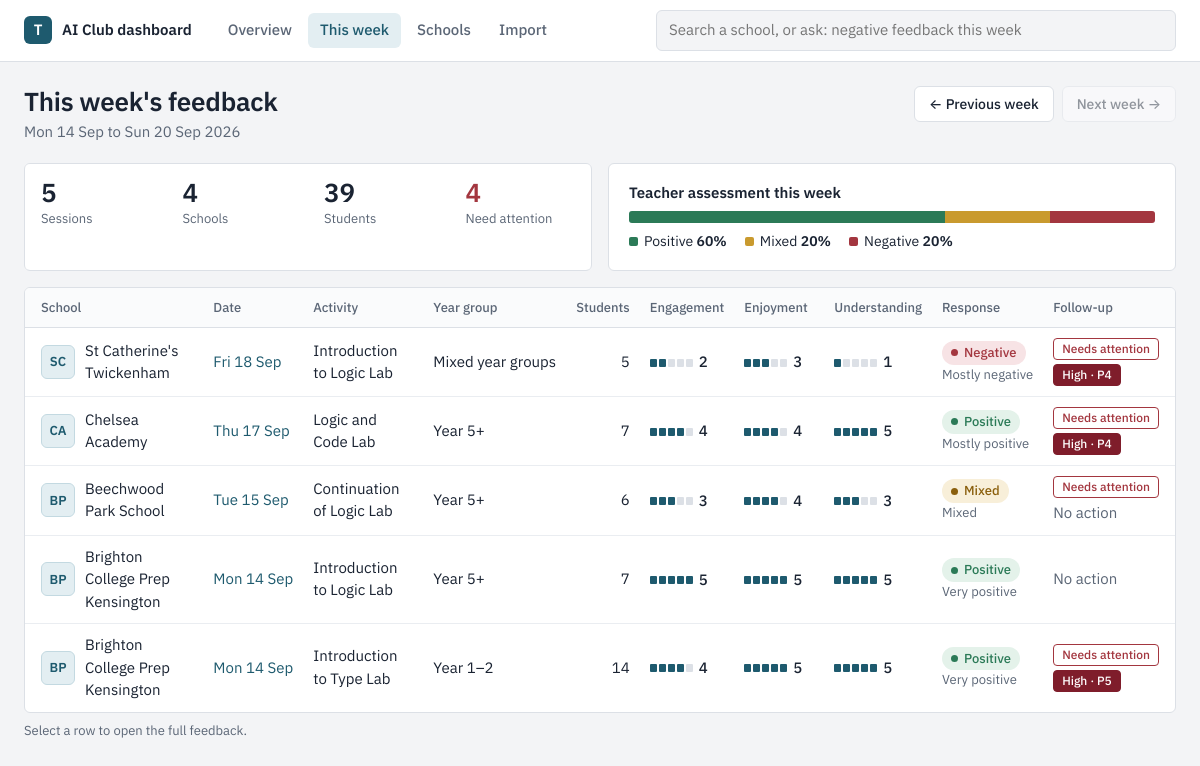
Page /week on the committed database.
### tables this page shows
CREATE TABLE comments (
    session_id        INTEGER PRIMARY KEY REFERENCES sessions(session_id) ON DELETE CASCADE,
    positive_comment  TEXT,
    negative_comment  TEXT,
    evidence          TEXT,
    teacher_reflection TEXT,                      -- not on the current form; nullable
    action_category   TEXT,
    action_required   TEXT,
    priority          INTEGER,
    action_status     TEXT NOT NULL DEFAULT 'none',  -- none | open | done
    action_owner      TEXT,
    action_closed_at  TEXT,
    sensitivity_flag  INTEGER NOT NULL DEFAULT 0
);

CREATE TABLE schools (
    school_id    TEXT PRIMARY KEY,               -- SCH001, SCH002 ...
    name         TEXT NOT NULL UNIQUE,           -- official name
    short_name   TEXT,
    logo_path    TEXT,                           -- relative to /static
    address      TEXT,
    postcode     TEXT,
    phone        TEXT,
    club_days    TEXT,
    term_start   TEXT,
    term_end     TEXT,
    active       INTEGER NOT NULL DEFAULT 1,
    reviewed_by  TEXT,
    reviewed_at  TEXT,                           -- ISO date the info sheet was last reviewed
    created_at   TEXT NOT NULL DEFAULT CURRENT_TIMESTAMP
);

CREATE TABLE feedback (
    session_id           INTEGER PRIMARY KEY REFERENCES sessions(session_id) ON DELETE CASCADE,
    engagement           INTEGER,
    enjoyment            INTEGER,
    understanding        INTEGER,
    difficulty           INTEGER,                 -- 1 too easy, 3 about right, 5 too hard (assumed)
    pace                 INTEGER,
    activity_quality     INTEGER,
    teacher_confidence   INTEGER,                 -- not on the current form; nullable
    student_response_raw TEXT,                    -- e.g. "Mostly positive"
    teacher_sentiment    TEXT,                    -- Positive | Mixed | Negative
    session_outcome      TEXT                     -- e.g. "Very well"
);

### app/main.py (the view)
@app.get("/week", response_class=HTMLResponse)
def week(request: Request, start: str | None = None, conn=Depends(db.get_conn)):
    current = monday_of(config.today())
    monday = monday_of(_to_date(start) or current)
    rows = Q.fetch_sessions(conn, week_start=monday.isoformat())
    prev_w, next_w = monday - timedelta(days=7), monday + timedelta(days=7)
    return render(
        request, "week.html", conn, active="week", rows=rows, monday=monday,
        sunday=monday + timedelta(days=6), is_current=monday == current,
        prev_url=f"/week?start={prev_w.isoformat()}",
        next_url=f"/week?start={next_w.isoformat()}" if next_w <= current else None,
        current_url="/week", k=Q.kpis(rows), dist=Q.sentiment_dist(rows))

### app/templates/week.html (shortened to what this page needs)
{% extends "base.html" %}
{% import "_m.html" as m %}
{% block content %}
<div class="page-head between">
  <div>
    <h1>{{ "This week's feedback" if is_current else "Feedback for the week" }}</h1>
    <p class="muted" style="margin:0">{{ monday|date('%a %d %b') }} to {{ sunday|date('%a %d %b %Y') }}</p>
  </div>
  <div class="noprint" style="display:flex;gap:8px;align-items:center;flex-wrap:wrap">
    <a class="btn" href="{{ prev_url }}" aria-label="Previous week">← Previous week</a>
    {% if next_url %}<a class="btn" href="{{ next_url }}">Next week →</a>{% else %}<span class="btn" aria-disabled="true" style="opacity:.45;cursor:default">Next week →</span>{% endif %}
  </div>
</div>
{% if rows %}
  <div class="grid g2" style="margin-bottom:16px">
    <div class="stats" style="grid-template-columns:repeat(4,1fr)">
      <div class="stat"><div class="n">{{ k.sessions }}</div><div class="l">Sessions</div></div>
      <div class="stat"><div class="n">{{ k.schools_reporting }}</div><div class="l">Schools</div></div>
      <div class="stat"><div class="n">{{ k.students }}</div><div class="l">Students</div></div>
      <div class="stat {{ 'warn' if k.attention }}"><div class="n">{{ k.attention }}</div><div class="l">Need attention</div></div>
    </div>
    <div class="panel"><h3>Teacher assessment this week</h3>{{ m.sbar(dist) }}</div>
  </div>
  <section class="panel flush">{{ m.sessions_table(rows) }}</section>
  <p class="small muted" style="margin-top:8px">Select a row to open the full feedback.</p>
{% else %}
  <section class="panel"><div class="empty">
    <p>No feedback recorded for this week yet.</p>
    <a class="btn" href="/admin/import">Import feedback</a>
  </div></section>
{% endif %}
{% endblock %}

### app/templates/_m.html (shortened to what this page needs)
{% macro logo(school, size='') %}
  {%- if school.logo_path -%}
    <img class="logo {{ size }}" src="/static/{{ school.logo_path }}" alt="{{ school.name or school.school_name }} logo">
  {%- else -%}
    {%- set words = (school.short_name or school.name or school.school_name or "?").replace("'", "").split() -%}
    <span class="logo mono {{ size }}" aria-hidden="true">{{ (words[0][0] ~ (words[1][0] if words|length > 1 else ''))|upper }}</span>
  {%- endif -%}
{% endmacro %}
{% macro school_cell(r) %}
  <span class="school-cell">{{ logo(r) }}<span>{{ r.school_name or r.name }}</span></span>
{% endmacro %}
{% macro sent(s) %}
  {%- if s == 'Positive' %}<span class="pill pos">Positive</span>
  {%- elif s == 'Negative' %}<span class="pill neg">Negative</span>
  {%- elif s == 'Mixed' %}<span class="pill mix">Mixed</span>
  {%- elif s == 'Neutral' %}<span class="pill neu">Neutral</span>
  {%- else %}<span class="muted">—</span>{% endif -%}
{% endmacro %}
{% macro prio(p, status) %}
  {%- if status == 'done' %}<span class="flag ok">Done</span>
  {%- elif not p and status != 'open' %}<span class="muted">No action</span>
  {%- elif p and p >= HIGH_PRIORITY %}<span class="flag high">High · P{{ p }}</span>
  {%- elif p %}<span class="flag soft">P{{ p }}</span>
  {%- else %}<span class="flag soft">Open</span>{% endif -%}
{% endmacro %}
{% macro meter(v) %}
  {%- if v is none %}<span class="muted">—</span>
  {%- else %}{% set n = v|round|int %}<span class="meter"><span class="segs" aria-hidden="true">{% for i in range(1, 6) %}<i class="{{ 'on' if i <= n }}"></i>{% endfor %}</span><b>{{ v }}</b></span>{% endif -%}
{% endmacro %}
{% macro attn(r) %}
  {%- if r.needs_attention %}<span class="flag" title="{{ r.reasons|join('; ') }}">Needs attention</span>{% endif -%}
{% endmacro %}
{% macro sbar(d, keys=('Positive','Mixed','Negative')) %}
  <div class="sbar" role="img" aria-label="{% for k in keys %}{{ k }} {{ d[k].pct }}%{{ ', ' if not loop.last }}{% endfor %}">
    {% for k in keys %}{% if d[k].pct %}<span class="{{ {'Positive':'pos','Mixed':'mix','Negative':'neg','Neutral':'neu'}[k] }}" style="width:{{ d[k].pct }}%"></span>{% endif %}{% endfor %}
  </div>
  <div class="legend">
    {% for k in keys %}<span><i class="k {{ {'Positive':'pos','Mixed':'mix','Negative':'neg','Neutral':'neu'}[k] }}"></i>{{ k }} <b>{{ d[k].pct }}%</b></span>{% endfor %}
  </div>
{% endmacro %}
{% macro sessions_table(rows, show_school=True) %}
<div class="scroll">
<table>
  <thead><tr>
    {% if show_school %}<th>School</th>{% endif %}
    <th>Date</th><th>Activity</th><th>Year group</th><th class="num">Students</th>
    <th>Engagement</th><th>Enjoyment</th><th>Understanding</th><th>Response</th><th>Follow-up</th>
  </tr></thead>
  <tbody>
  {% for r in rows %}
    <tr data-href="/sessions/{{ r.session_id }}">
      {% if show_school %}<td>{{ school_cell(r) }}</td>{% endif %}
      <td class="nowrap"><a href="/sessions/{{ r.session_id }}">{{ r.session_date|date('%a %d %b') }}</a></td>
      <td>{{ r.activity or '—' }}</td>
      <td class="nowrap">{{ r.year_group_label or '—' }}</td>
      <td class="num">{{ r.students_present if r.students_present is not none else '—' }}</td>
      <td>{{ meter(r.engagement) }}</td><td>{{ meter(r.enjoyment) }}</td><td>{{ meter(r.understanding) }}</td>
      <td class="resp">{{ sent(r.teacher_sentiment) }}{% if r.student_response_raw %}<div class="small muted">{{ r.student_response_raw }}</div>{% endif %}</td>
      <td><div class="stackf">{{ attn(r) }}{{ prio(r.priority, r.action_status) }}</div></td>
    </tr>
  {% endfor %}
  </tbody>
</table>
</div>
{% endmacro %}

### rows in the picture
comments: value "SC", name "St Catherine's Twickenham", activity "Introduction to Logic Lab", year_group_label "Mixed year groups", students_present "5", v "2 3 1", shows "Negative", student_response_raw "Mostly negative", priority "4"
comments: value "CA", name "Chelsea Academy", activity "Logic and Code Lab", year_group_label "Year 5+", students_present "7", v "4 4 5", shows "Positive", student_response_raw "Mostly positive", p "4"
comments: value "BP", name "Beechwood Park School", activity "Continuation of Logic Lab", year_group_label "Year 5+", students_present "6", session_id "3 4 3", shows "Mixed", student_response_raw "Mixed", action_status "No action"
comments: value "BP", name "Brighton College Prep Kensington", activity "Introduction to Logic Lab", year_group_label "Year 5+", students_present "7", v "5 5 5", shows "Positive", student_response_raw "Very positive", action_status "No action"
comments: value "BP", name "Brighton College Prep Kensington", activity "Introduction to Type Lab", year_group_label "Year 1–2", students_present "14", v "4 5 5", shows "Positive", student_response_raw "Very positive", priority "5"

### other values in the picture
{{ "This week's feedback" if is_current else "Feedback for the week" }} "This week's feedback"
{{ k.sessions }} "5"
{{ k.schools_reporting }} "4"
{{ k.students }} "39"
{{ k.attention }} "4"
{{ k }} "Positive" "Mixed" "Negative"
{{ d[k].pct }} "60" "20" "20"
